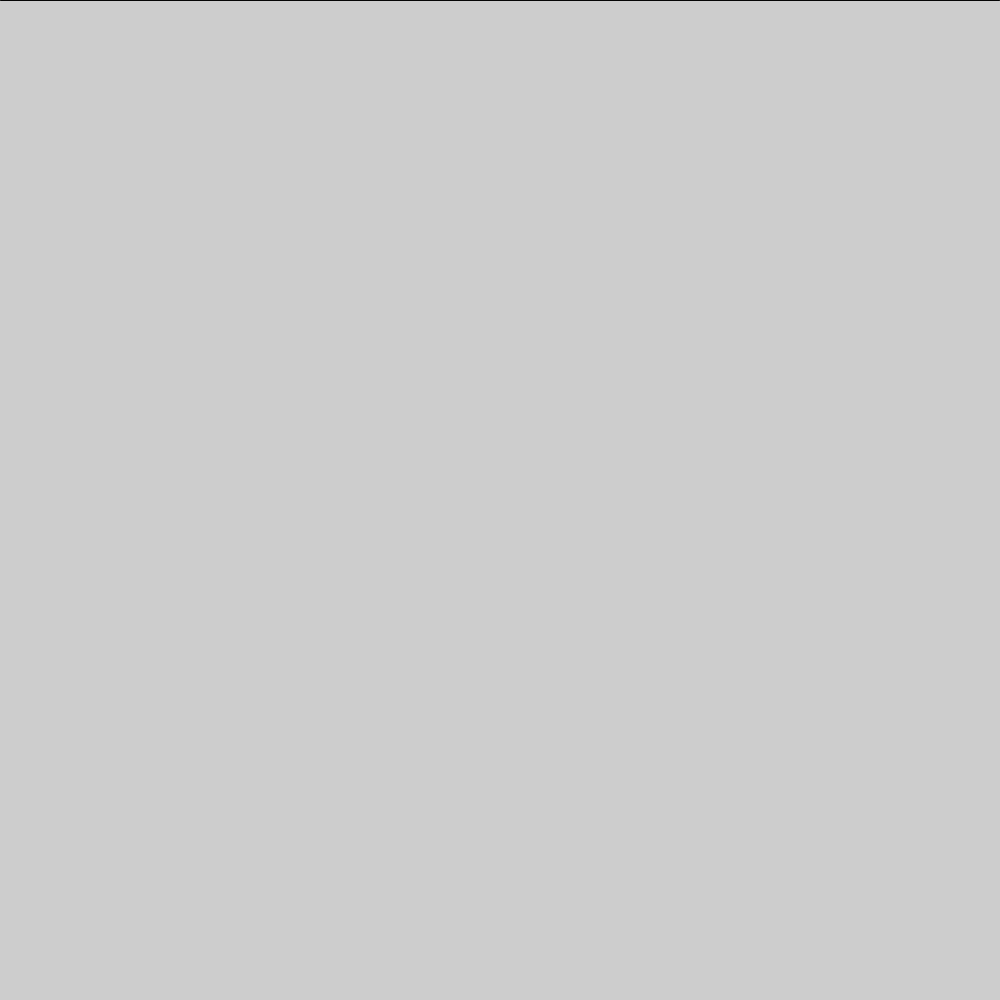
Frame 1 (no input)
Frame 60 (the mouse pressed at the canvas centre just before this capture): identical to frame 1, image omitted
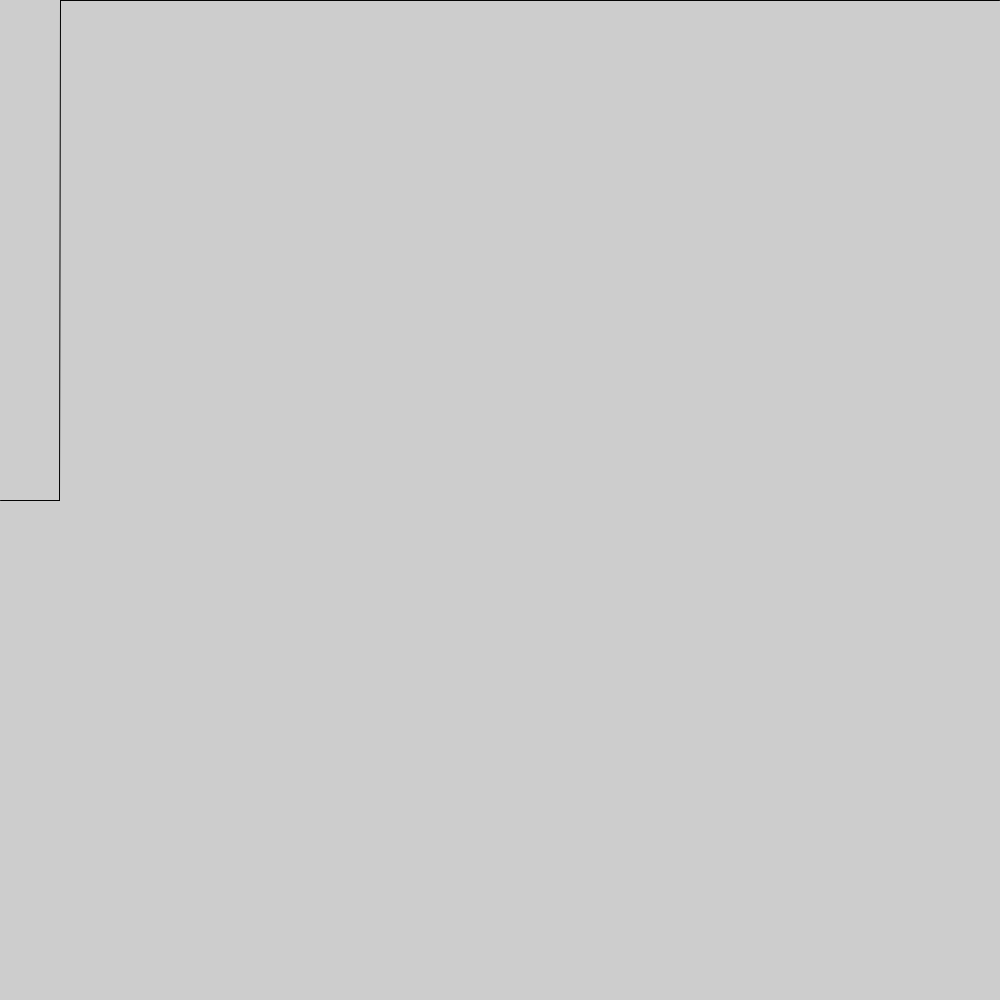
Frame 120 (the mouse held since frame 60 and released just before this capture)

The Processing sketch that drew these frames (run headless with seeded random() and noise(); from frame 60 on, the mouse is pressed at the canvas centre):

// Processing sketch: day17_2
// ── day17_2.pde
int[] y;

void setup(){
  size(1000,1000);
  y = new int[width];
  
}
void draw(){
  background(205);
  for (int i = y.length-1; i>0; i--){
    y[i] = y[i-1];//read from bottom of l
  }
    y[0] = mouseY; //add new value @ top
    for (int i =1; i< y.length; i++){
      line(i,y[i],i-1,y[i-1]);}
}
